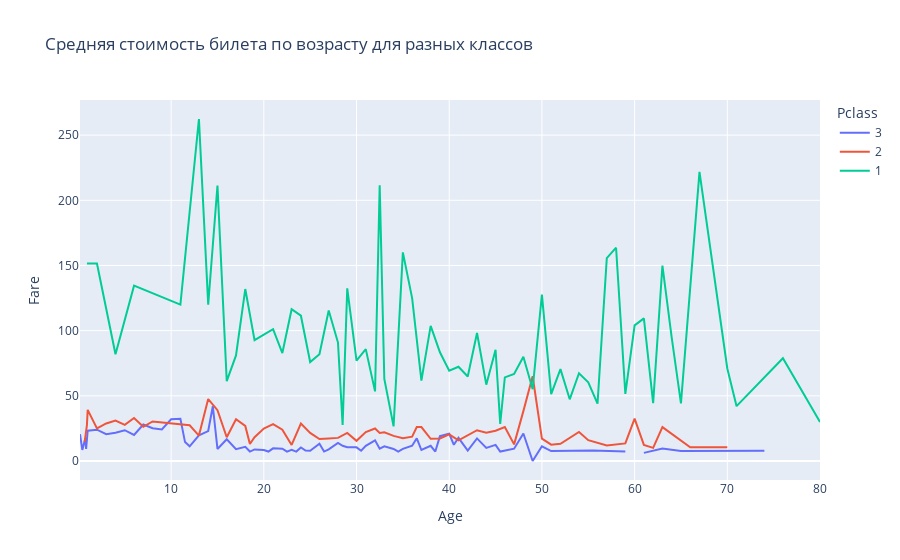

The cell this chart's notebook holds for it:
### Markdown cell above
График 2: Линейный график (интерактивный)

### Code cell
age_fare = data.groupby(['Age', 'Pclass'], observed=True)['Fare'].mean().reset_index()
fig = px.line(age_fare, x='Age', y='Fare', color='Pclass',
              title='Средняя стоимость билета по возрасту для разных классов')
fig.show()
